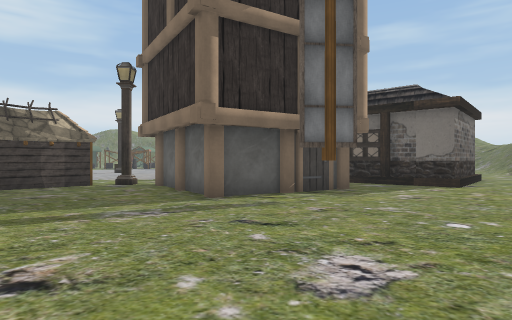
View 1 (above)

24 first-person views from a walk through a 3-D level made in the Unity game engine. The camera is 1.5 m above the floor, looks level and sees 75° across. The floor is counted in squares, 2 m on a side. Each view is taken from the middle of a square. On the plan, view 1 faces up. The plan holds only what a view shows up to about 11 squares ahead; the rest is blank. The place goes on beyond the plan. The player is left out. Some surface patterns are stand-ins.

View 2
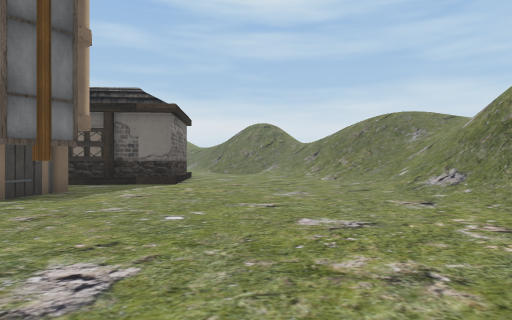

View 3
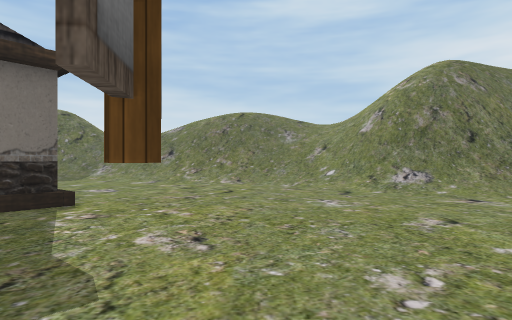

View 4
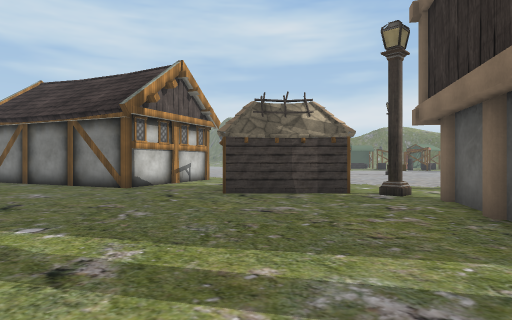

View 5
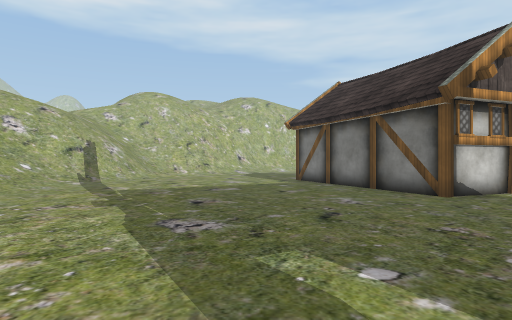

View 6
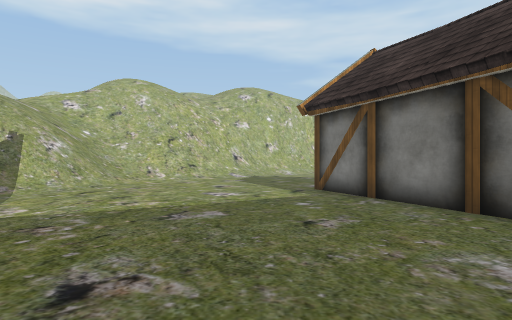

View 7
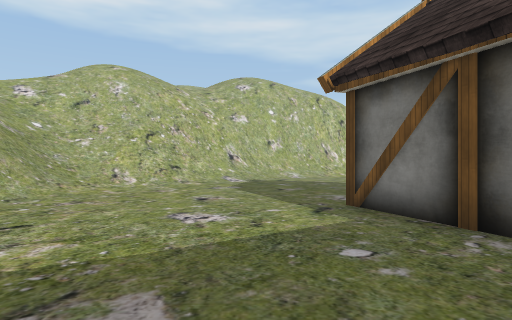

View 8
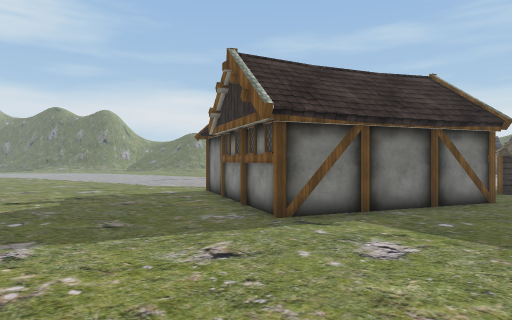

View 9
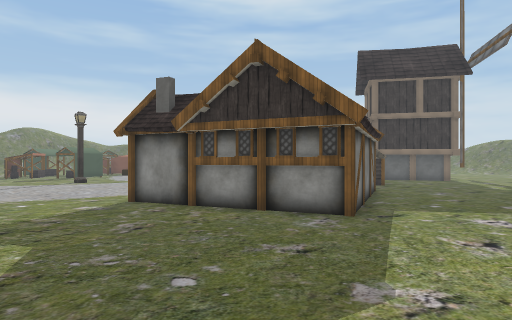

View 10
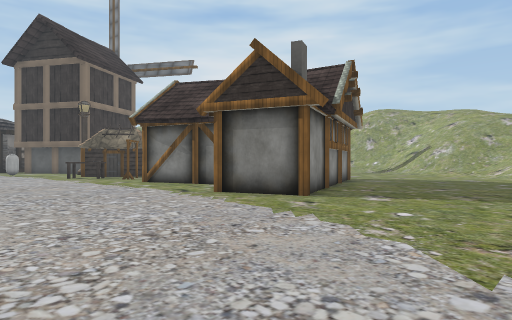

View 11
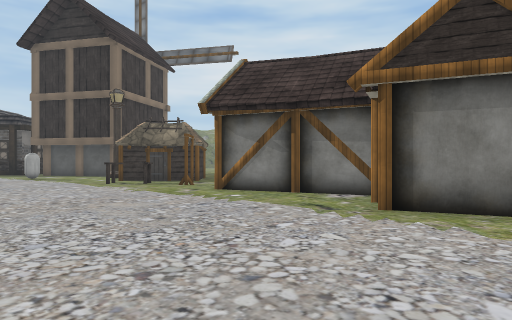

View 12
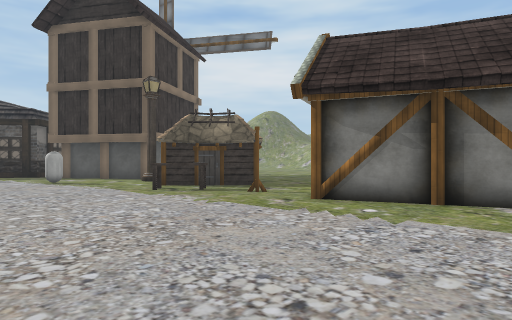

View 13
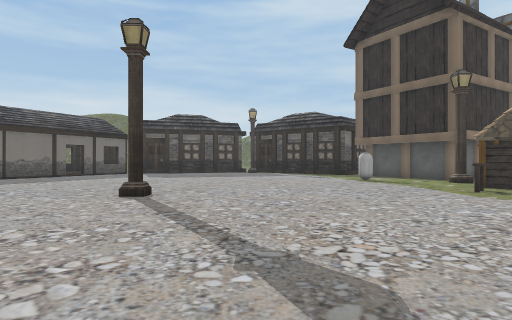

View 14
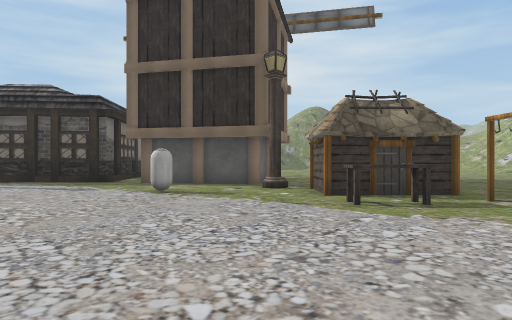

View 15
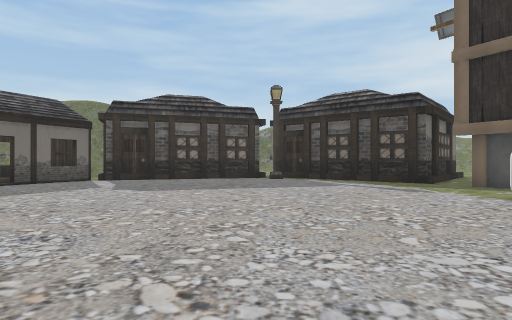

View 16
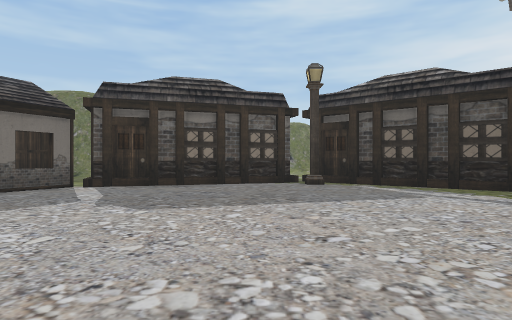

View 17
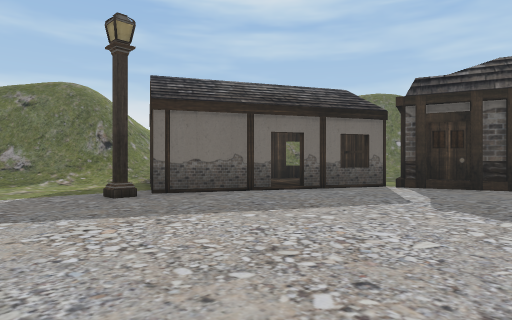

View 18
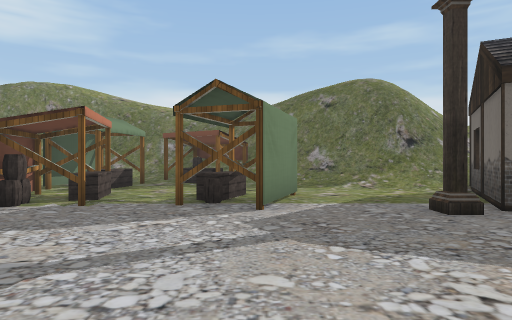

View 19
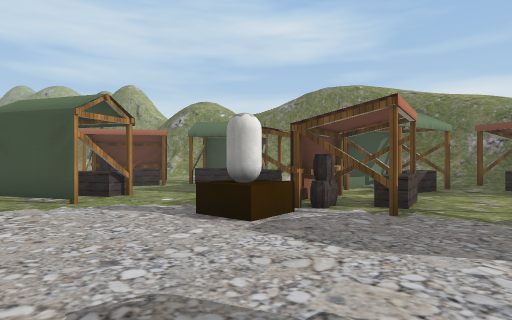

View 20
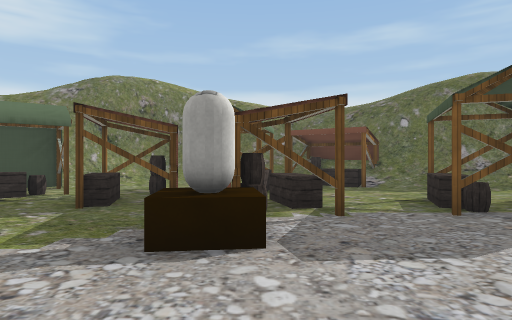

View 21
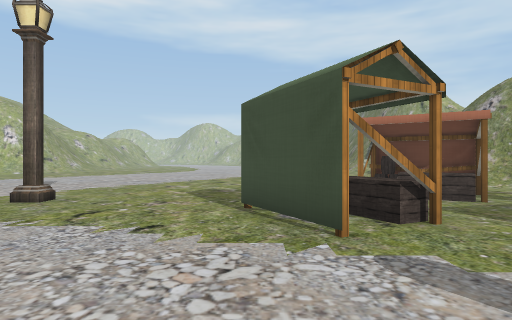

View 22
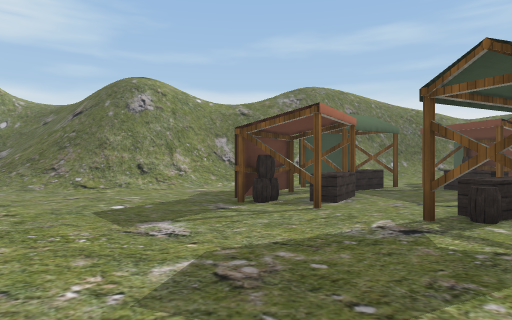

View 23
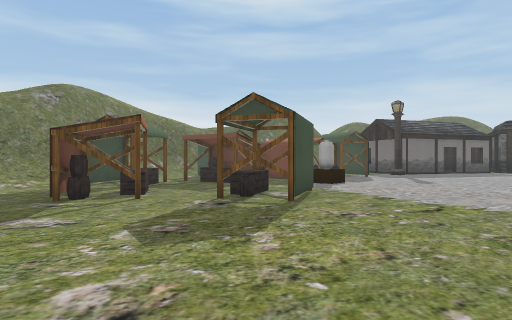

View 24
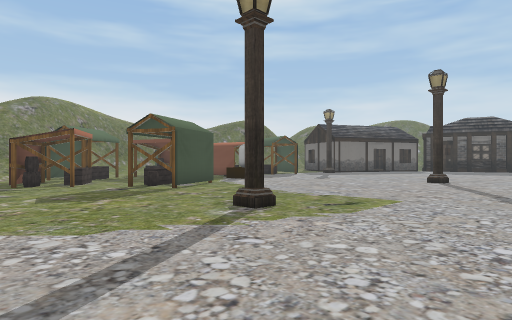

### Floor plan
Key: @ floor where view 1 was taken; # wall or solid block; x gap in a wall; . main floor; : floor 0.25 m higher than the main floor; / step, stairs or slope; = window, fence, low wall or low ledge; ^ raised ledge; v drop or lower ground; H house; L lantern; W windmill; C capsule; O other object.
Columns run from 22 left of view 1 to 12 right of it. Each row starts with its distance up from view 1.
 36             //
 35            ####
 34       ###  ///###vv/
 33     ###//////###/###vv#/
 32 v## =/ //..##..#///####/
 31 ##////##...#=....//////
 30 ///..###x#####.......#
 29 /....###.=###^.^#....#
 28 ....##^..#####.=#...##
 27 ....###.....##..#..L##
 26 ........^..OO........##:  #
 25  ......^#..............####
 24  ......##................##
 23  .........................#
 22  .........................#
 21  .........................##
 20  .....L.......L............#
 19  ..........................H
 18  ..........................#
 17   ........................LH
 16 ...........................#
 15  .........................##
 14 .........................##
 13 ...................C....H#
 12 ...............^......W./       ..
 11  .....#.......^^#....WW ./####....
 10  ....#^..###.#.###LWW    ./##.....
  9 .....##### #..###...W   W../...../
  8 .....##    #...#.....  W........./
  7 ......#   ###........W.........../
  6 ......#####.....................//
  5 .......##.......................//
  4 ...............................////
  3  ............................./////
  2  .................  ........./////
  1 ///...............     ....../////
  0  ///.............     @ ...  ///#/
 -1  //////........                /#/
 -2  ////////.....                  #/
 -3  ////////////

Positions as (right, up) in squares from view 1, and headings:
1: (0, 0), facing up
2: (0, 0), facing up-right
3: (0, 6), facing right
4: (-1, 3), facing up-left
5: (-3, 3), facing left
6: (-7, 3), facing left
7: (-10, 3), facing left
8: (-16, -2), facing up
9: (-22, 1), facing up-right
10: (-22, 16), facing down-right
11: (-18, 16), facing down-right
12: (-15, 16), facing down-right
13: (-15, 17), facing right
14: (-10, 17), facing down-right
15: (-9, 18), facing right
16: (-6, 19), facing right
17: (-6, 20), facing up-right
18: (-6, 22), facing up
19: (-7, 23), facing up-left
20: (-10, 23), facing up
21: (-10, 24), facing left
22: (-18, 21), facing up
23: (-20, 20), facing up-right
24: (-20, 16), facing up-right
